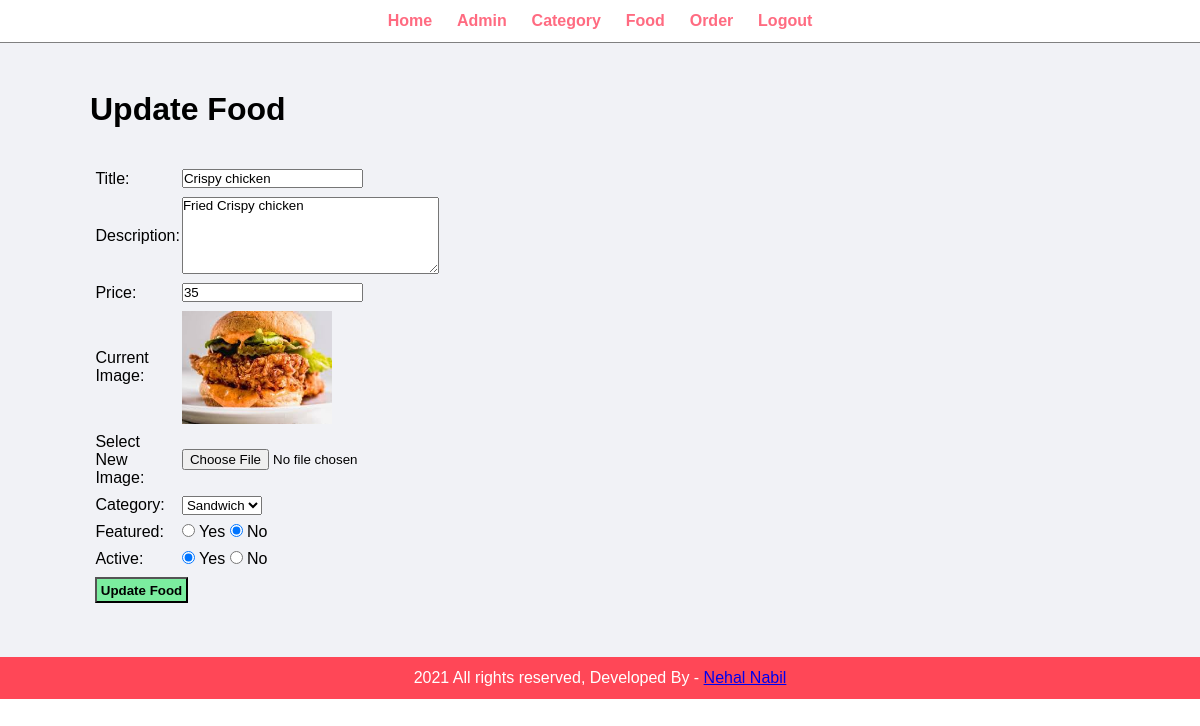
Page /admin/update-food.php?id=7 (signed in) on the committed database.
### tables this page shows
CREATE TABLE IF NOT EXISTS `tbl_food` (
  `id` int(10) UNSIGNED NOT NULL AUTO_INCREMENT,
  `title` varchar(100) NOT NULL,
  `description` text NOT NULL,
  `price` decimal(10,0) NOT NULL,
  `image_name` varchar(255) NOT NULL,
  `category_id` int(10) UNSIGNED NOT NULL,
  `featured` varchar(10) NOT NULL,
  `active` varchar(10) NOT NULL,
  PRIMARY KEY (`id`)
);

CREATE TABLE IF NOT EXISTS `tbl_category` (
  `id` int(10) UNSIGNED NOT NULL AUTO_INCREMENT,
  `title` varchar(100) NOT NULL,
  `image_name` varchar(255) NOT NULL,
  `featured` varchar(10) NOT NULL,
  `active` varchar(10) NOT NULL,
  PRIMARY KEY (`id`)
);

### admin/update-food.php (the view, shortened to what this page needs)
<?php
    include('partials/menu.php');
    if(isset($_GET['id'])){
        $id = $_GET['id'];
        $sql1 = "SELECT * FROM tbl_food WHERE id=$id";
        $res1 = mysqli_query($conn, $sql1);
        $count = mysqli_num_rows($res1);
        if($count == 1) {
            $rows = mysqli_fetch_assoc($res1);
            $title = $rows['title'];
            $description = $rows['description'];
            $price = $rows['price'];
            $cur_img_name = $rows['image_name'];
            $category_id = $rows['category_id'];
            $featured = $rows['featured'];
            $active = $rows['active'];
        }else{
            $_SESSION['no-food-found'] = "<div class='error'> Food not found! </div>";
            header('location:'.SITEURL.'admin/manage-food.php');
        }
    }else{
        header('location:'.SITEURL.'admin/manage-food.php');
    }
?>
    <div class="main-content">
        <div class="wrapper">
            <h1>Update Food</h1>
            <br /><br />
            <form action="" method="post" enctype="multipart/form-data">
                <table class="tbl-30">
                    <tr>
                        <td>Title:</td>
                        <td><input type="text" name="title" value="<?php echo $title; ?>"></td>
                    </tr>
                    <tr>
                        <td>Description:</td>
                        <td>
                            <textarea name="description" cols="30" rows="5"><?php echo $description; ?></textarea>
                        </td>
                    </tr>
                    <tr>
                        <td>Price:</td>
                        <td><input type="number" name="price" value="<?php echo $price; ?>"></td>
                    </tr>
                    <tr>
                        <td>Current Image:</td>
                        <td>
                            <?php
                            if($cur_img_name != ""){
                                ?>
                                <img src="<?php echo SITEURL; ?>images/food/<?php echo $cur_img_name; ?>" width = 150px>
                                <?php
                            }else{
                                echo "<div class='error'> Image not added! </div>";
                            }
                            ?>
                        </td>
                    </tr>
                    <tr>
                        <td>Select New Image:</td>
                        <td><input type="file" name="img"></td>
                    </tr>
                    <tr>
                        <td>Category:</td>
                        <td>
                            <select name="category">
                                <?php
                                $sql = "SELECT * FROM tbl_category WHERE active = 'Yes'";
                                $res = mysqli_query($conn, $sql);
                                $count = mysqli_num_rows($res);
                                if($count>0){
                                    while($row=mysqli_fetch_assoc($res)){
                                        $cat_id = $row['id'];
                                        $cat_title = $row['title'];
                                        ?>
                                        <option <?php if($category_id == $cat_id) {echo "selected";} ?> value='<?php echo $cat_id; ?>'><?php echo $cat_title; ?></option>";
                                               <?php
                                    }
                                }else{
                                    ?>
                                    <option value="o">No category available</option>
                                    <?php
                                }
                                ?>
                            </select>
                        </td>
                    </tr>
                    <tr>
                        <td>Featured:</td>
                        <td>
                            <input <?php if($featured == "Yes") {echo "checked";} ?> type="radio" name="featured" value="Yes"> Yes
                            <input <?php if($featured == "No") {echo "checked";} ?> type="radio" name="featured" value="No"> No
                        </td>
                    </tr>
                    <tr>
                        <td>Active:</td>
                        <td>
                            <input <?php if($active == "Yes") {echo "checked";} ?> type="radio" name="active" value="Yes"> Yes
                            <input <?php if($active == "No") {echo "checked";} ?> type="radio" name="active" value="No"> No
                        </td>
                    </tr>
                    <tr>
                        <td colspan="2">
                            <input type="submit" name="submit" value="Update Food" class="btn-secondary">
                        </td>
                    </tr>
                </table>
            </form>
        </div>
    </div>
<?php
    include('partials/footer.php');

### css/admin.css (style rules this page uses)
* { margin: 0; padding: 0; font-family: Arial, Halvetica, sans-serif; }
.wrapper { padding: 1%; width: 85%; margin: 0 auto; }
.tbl-30 { width:30%; }
table tr td { padding: 1%; text-align: left; }
.btn-secondary { background-color: #7bed9f; padding: 1%; color: black; text-decoration: none; font-weight: bold; }
.main-content { background-color: #f1f2f6; padding: 3% 0; }

### rows in the picture
tbl_food: title "Crispy chicken", description "Fried Crispy chicken", price "35", image_name (picture), category "Sandwich", featured "☑", active "☑"
